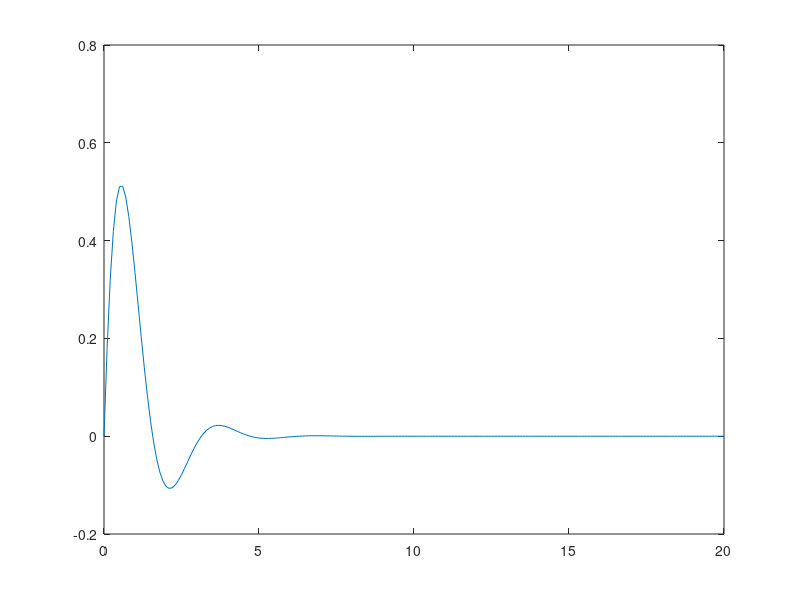

Recreate this plot in MATLAB. (Note: this script raises an error after producing the figure.)
function odedemo
x=0:0.1:20; 
plot(x,exp(-x).*sin(2.*x));
hold on;
Y0 = [1; 0];
[T, Y] = ode113(@oscil, [0 20], Y0);
plot(T, Y(:,1), 'r.-')
hold on; 
plot(T, Y(:,2), 'k.:')
title('Solve equation {\ity} \prime\prime+0.5{\ity} \prime+5{\ity}= exp(-{\itt})*sin{(2*\itt})')
xlabel('\itt'); 
ylabel('{\ity}, {\ity} \prime ')
legend('input','coordinate', 'speed', 4);
grid on; 
hold off
function F = oscil(t, y)
F = [y(2);-0.5*y(2)-5*y(1)+exp(-t)*sin(2*t)];
